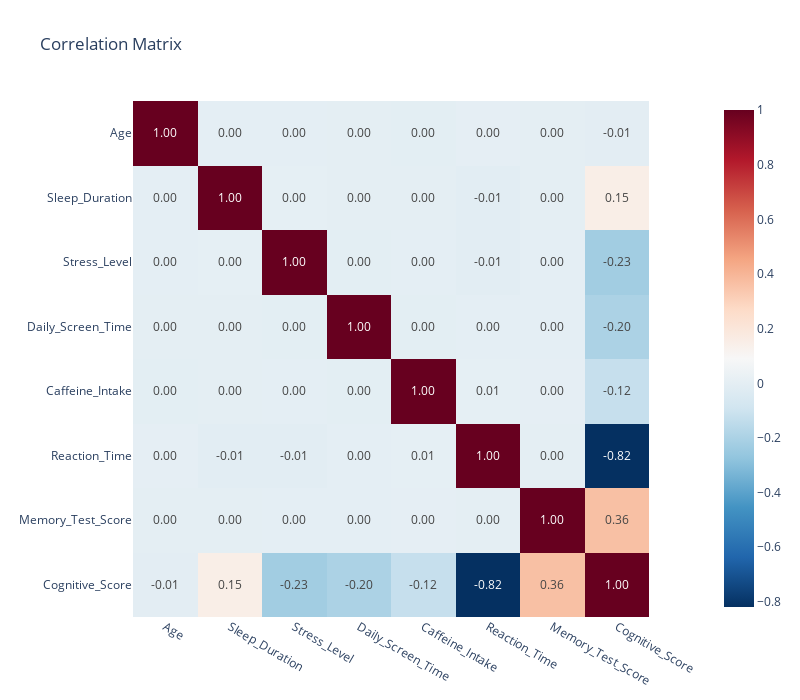

Source (notebook cell):
### Code cell
numeric_df = df.select_dtypes(include=["number"])
correlation_matrix = numeric_df.corr()

fig = px.imshow(
    correlation_matrix,
    text_auto=".2f",
    color_continuous_scale="RdBu_r",
    title="Correlation Matrix",
)
fig.update_layout(width=800, height=700)
fig.show()

### Figure 1 — Plotly figure (JSON) as saved in the notebook; plotly's stock layout.template omitted (floating-point values rounded to 4 significant figures)
{"data": [{"coloraxis": "coloraxis", "hovertemplate": "x: %{x}<br>y: %{y}<br>color: %{z}<extra></extra>", "name": "0", "texttemplate": "%{z:.2f}", "type": "heatmap", "x": ["Age", "Sleep_Duration", "Stress_Level", "Daily_Screen_Time", "Caffeine_Intake", "Reaction_Time", "Memory_Test_Score", "Cognitive_Score"], "xaxis": "x", "y": ["Age", "Sleep_Duration", "Stress_Level", "Daily_Screen_Time", "Caffeine_Intake", "Reaction_Time", "Memory_Test_Score", "Cognitive_Score"], "yaxis": "y", "z": [[1.0, 0.0006906, -0.0001142, -0.002442, -0.004267, 0.004668, -0.002198, -0.005976], [0.0006906, 1.0, 0.00494, -0.000376, -0.002482, -0.009699, -0.001525, 0.1506], [-0.0001142, 0.00494, 1.0, -0.004818, 0.001048, -0.01137, 0.000852, -0.2276], [-0.002442, -0.000376, -0.004818, 1.0, -0.003295, 9.444e-05, 0.0003148, -0.1985], [-0.004267, -0.002482, 0.001048, -0.003295, 1.0, 0.005546, 0.002529, -0.1229], [0.004668, -0.009699, -0.01137, 9.444e-05, 0.005546, 1.0, -0.002262, -0.8185], [-0.002198, -0.001525, 0.000852, 0.0003148, 0.002529, -0.002262, 1.0, 0.3639], [-0.005976, 0.1506, -0.2276, -0.1985, -0.1229, -0.8185, 0.3639, 1.0]]}], "layout": {"coloraxis": {"colorscale": [[0, "rgb(5,48,97)"], [0.1, "rgb(33,102,172)"], [0.2, "rgb(67,147,195)"], [0.3, "rgb(146,197,222)"], [0.4, "rgb(209,229,240)"], [0.5, "rgb(247,247,247)"], [0.6, "rgb(253,219,199)"], [0.7, "rgb(244,165,130)"], [0.8, "rgb(214,96,77)"], [0.9, "rgb(178,24,43)"], [1, "rgb(103,0,31)"]]}, "height": 700, "title": {"text": "Correlation Matrix"}, "width": 800, "xaxis": {"anchor": "y", "constrain": "domain", "domain": [0, 1], "scaleanchor": "y"}, "yaxis": {"anchor": "x", "autorange": "reversed", "constrain": "domain", "domain": [0, 1]}}}
